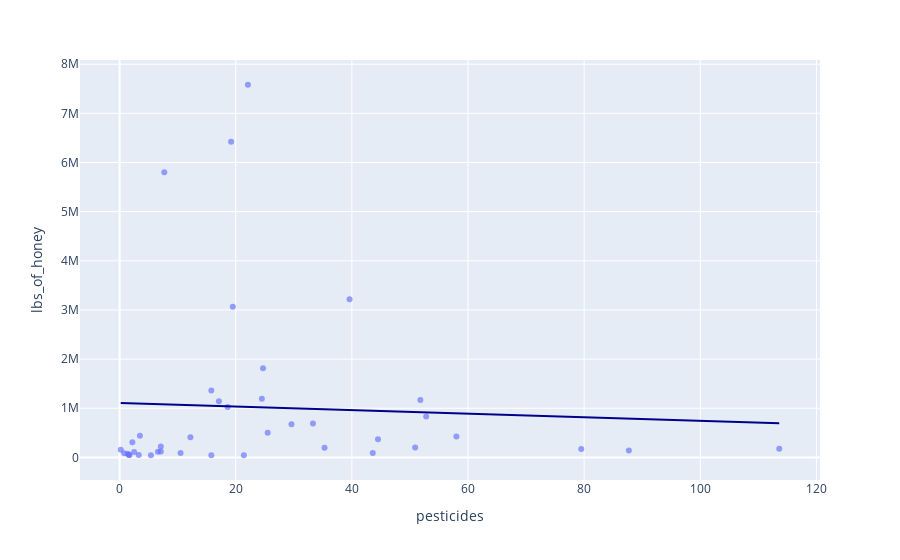

This figure's notebook cell:
### Code cell
import plotly.express as px

# df = px.data.tips()
fig = px.scatter(
    bees, x='pesticides', y='lbs_of_honey', opacity=0.65,
    trendline='ols', trendline_color_override='darkblue'
)
fig.show()

### Figure 1 — Plotly figure (JSON) as saved in the notebook; plotly's stock layout.template omitted (floating-point values rounded to 4 significant figures)
{"data": [{"hovertemplate": "pesticides=%{x}<br>lbs_of_honey=%{y}<extra></extra>", "legendgroup": "", "marker": {"color": "#636efa", "opacity": 0.65, "symbol": "circle"}, "mode": "markers", "name": "", "orientation": "v", "showlegend": false, "type": "scatter", "x": [5.4, 50.9, 113.6, 39.6, 25.5, 52.8, 44.5, 1.7, 29.6, 6.6, 35.3, 51.8, 79.5, 15.8, 58, 2.5, 15.8, 19.5, 87.7, 1.4, 7.7, 7.1, 0.2, 18.6, 7.1, 19.2, 3.5, 17.1, 12.2, 21.4, 22.1, 43.6, 24.7, 10.5, 0.8, 1.6, 24.5, 3.3, 33.3, 2.2], "xaxis": "x", "y": [44000, 201000, 176000, 3216000, 500000, 830000, 370000, 51000, 677000, 116000, 198000, 1170000, 171000, 44000, 428000, 110000, 1363000, 3063000, 141000, 73000, 5802000, 223000, 155000, 1027000, 118000, 6422000, 442000, 1141000, 409000, 45000, 7582000, 91000, 1814000, 89000, 84000, 49000, 1191000, 47000, 692000, 306000], "yaxis": "y"}, {"hovertemplate": "<b>OLS trendline</b><br>lbs_of_honey = -3638.42 * pesticides + 1.10939e+06<br>R<sup>2</sup>=0.002811<br><br>pesticides=%{x}<br>lbs_of_honey=%{y} <b>(trend)</b><extra></extra>", "legendgroup": "", "line": {"color": "darkblue"}, "marker": {"color": "#636efa", "symbol": "circle"}, "mode": "lines", "name": "", "showlegend": false, "type": "scatter", "x": [0.2, 0.8, 1.4, 1.6, 1.7, 2.2, 2.5, 3.3, 3.5, 5.4, 6.6, 7.1, 7.1, 7.7, 10.5, 12.2, 15.8, 15.8, 17.1, 18.6, 19.2, 19.5, 21.4, 22.1, 24.5, 24.7, 25.5, 29.6, 33.3, 35.3, 39.6, 43.6, 44.5, 50.9, 51.8, 52.8, 58, 79.5, 87.7, 113.6], "xaxis": "x", "y": [1109000.0, 1106000.0, 1104000.0, 1104000.0, 1103000.0, 1101000.0, 1100000.0, 1097000.0, 1097000.0, 1090000.0, 1085000.0, 1084000.0, 1084000.0, 1081000.0, 1071000.0, 1065000.0, 1052000.0, 1052000.0, 1047000.0, 1042000.0, 1040000.0, 1038000.0, 1032000.0, 1029000.0, 1020000.0, 1020000.0, 1017000.0, 1002000.0, 988200.0, 981000.0, 965300.0, 950800.0, 947500.0, 924200.0, 920900.0, 917300.0, 898400.0, 820100.0, 790300.0, 696100.0], "yaxis": "y"}], "layout": {"legend": {"tracegroupgap": 0}, "margin": {"t": 60}, "xaxis": {"anchor": "y", "domain": [0, 1], "title": {"text": "pesticides"}}, "yaxis": {"anchor": "x", "domain": [0, 1], "title": {"text": "lbs_of_honey"}}}}
